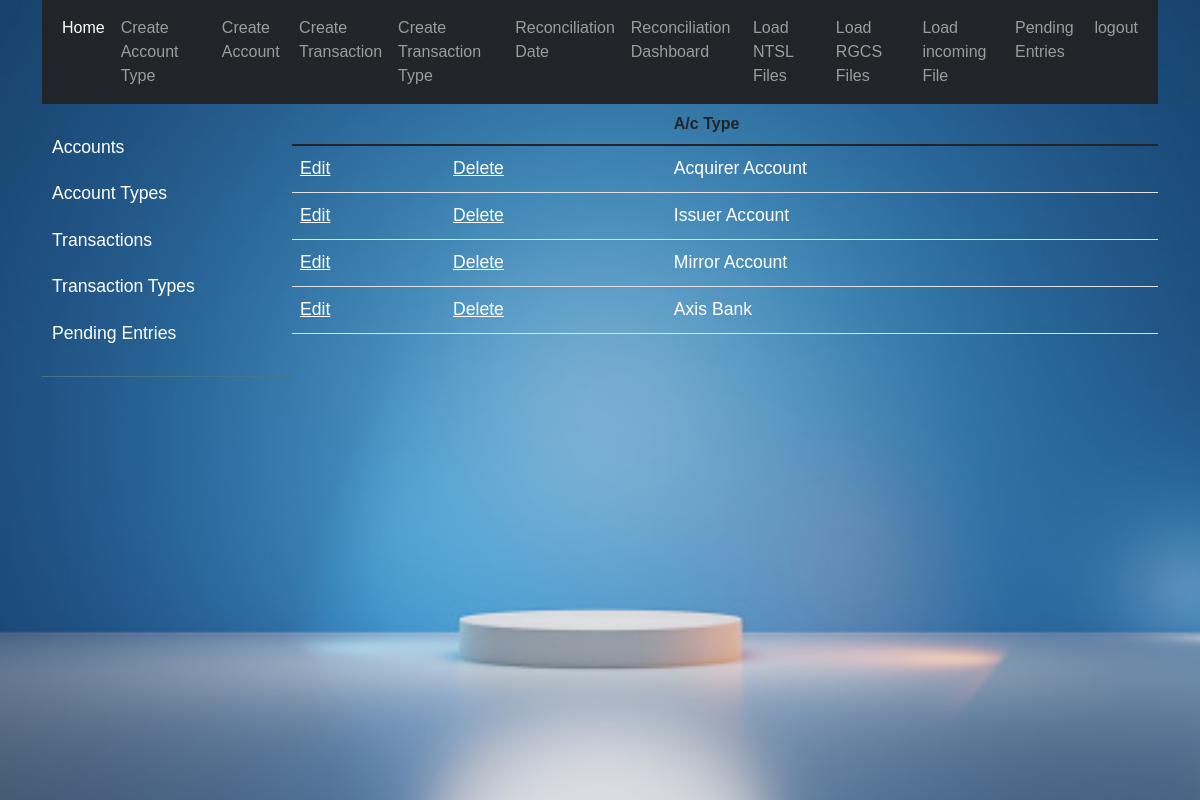
/accounttypes/ (signed in), run on the app's committed database.
### recon/models.py (models this page shows)
class AccountType(models.Model):
    type = models.CharField(max_length=250)
    def __str__(self):
        return self.type

### recon/views.py (the view)
# urls.py: path('accounttypes/',views.accounttypes, name='accounttypes'),
@login_required
def accounttypes(request):
    accounttypes = AccountType.objects.all()
    context = {'accounttypes': accounttypes}
    return render(request, 'recon/account_types.html', context)

### recon/templates/recon/account_types.html
{% extends 'home.html' %}
{% block sidecontent %}
<div >
    <table class="table ">
          <thead>
                            <th></th>
                            <th></th>
                             <th>A/c Type</th>
                        </thead>
        <tbody>
            {% for accounttype in accounttypes %}
            <tr>
              <td>  <a href="{% url 'update-accounttype' accounttype.id%}">Edit</a></td>
                <td><a href="{% url 'delete-accounttype' accounttype.id%}">Delete</a></td>
                <td>{{accounttype}}</td>
            </tr>
        {% endfor %}
        </tbody>
    </table>
</div>
{% endblock %}

### templates/main.html (style rules this page uses)
a { color:white; }
div { color:white; }
td { color:white; font-family: 'Poppins', sans-serif; font-size: 1.1em; font-weight: 300; line-height: 1.7em; }

### templates/home.html (style rules this page uses)
body { font-family: 'Poppins', sans-serif; background: #fafafa; }
a { color:white; }

### data on the page
AccountType: type "Acquirer Account"
AccountType: type "Issuer Account"
AccountType: type "Mirror Account"
AccountType: type "Axis Bank"
